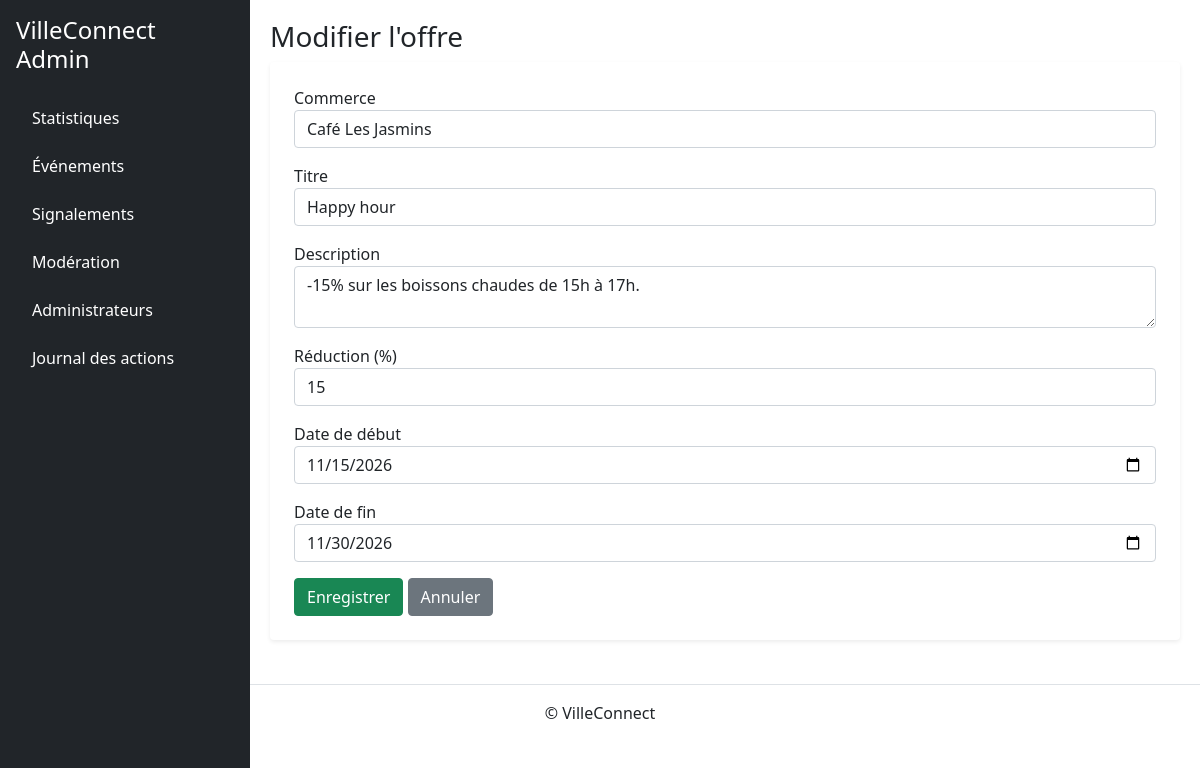
/Views/back/edit_offre.php?id=2, run on the app's committed database.
### tables this page shows
CREATE TABLE Offre (
    id INT AUTO_INCREMENT PRIMARY KEY,
    commerce_id INT NOT NULL,
    titre VARCHAR(255) NOT NULL,
    description TEXT,
    reduction TINYINT UNSIGNED NOT NULL,
    date_debut DATE NOT NULL,
    date_fin DATE NOT NULL,
    FOREIGN KEY (commerce_id) REFERENCES Commerce(id) ON DELETE CASCADE
);

CREATE TABLE Commerce (
    id INT AUTO_INCREMENT PRIMARY KEY,
    nom VARCHAR(255) NOT NULL,
    description TEXT,
    adresse VARCHAR(255) NOT NULL,
    telephone VARCHAR(20) NOT NULL,
    categorie_id INT NOT NULL,
    FOREIGN KEY (categorie_id) REFERENCES CategorieCommerce(id)
);

### config.php (called while the page is built)
<?php
class config {
    private static $pdo = null;
    public static function getConnexion() {
        if (!isset(self::$pdo)) {
            try {
                self::$pdo = new PDO(
                    'mysql:host=localhost;dbname=villeconnect',
                    'root',
                    '',
                    [PDO::ATTR_ERRMODE => PDO::ERRMODE_EXCEPTION, PDO::ATTR_DEFAULT_FETCH_MODE => PDO::FETCH_ASSOC]
                );
            } catch (Exception $e) {
                die('Une erreur de connexion à la base de données est survenue.');
            }
        }
        return self::$pdo;
    }
}
?>

### Controllers/OffreC.php (called while the page is built, shortened)
<?php
require_once __DIR__ . '/../config.php';
class OffreC {
    function getOffre($id) {
        $q = config::getConnexion()->prepare("SELECT * FROM Offre WHERE id = ?");
        $q->execute([$id]);
        return $q->fetch();
    }
    function getCommerces() {
        return config::getConnexion()->query("SELECT id, nom FROM Commerce ORDER BY nom")->fetchAll();
    }
}
?>

### Views/back/partials/form_offre.php (the view, shortened to what this page needs)
<form method="POST" class="p-4 bg-white rounded shadow-sm">
    <div class="mb-3">
        <label>Commerce</label>
        <select name="commerce_id" class="form-control" required>
            <?php foreach ($commerces as $c): ?>
                <option value="<?= (int)$c['id'] ?>" <?= (int)$d['commerce_id'] === (int)$c['id'] ? 'selected' : '' ?>><?= htmlspecialchars($c['nom']) ?></option>
            <?php endforeach; ?>
        </select>
    </div>
    <div class="mb-3"><label>Titre</label><input type="text" name="titre" class="form-control" maxlength="255" value="<?= htmlspecialchars($d['titre']) ?>" required></div>
    <div class="mb-3"><label>Description</label><textarea name="description" class="form-control"><?= htmlspecialchars($d['description'] ?? '') ?></textarea></div>
    <div class="mb-3"><label>Réduction (%)</label><input type="number" name="reduction" class="form-control" min="1" max="100" value="<?= htmlspecialchars((string)$d['reduction']) ?>" required></div>
    <div class="mb-3"><label>Date de début</label><input type="date" name="date_debut" class="form-control" value="<?= htmlspecialchars($d['date_debut']) ?>" required></div>
    <div class="mb-3"><label>Date de fin</label><input type="date" name="date_fin" class="form-control" value="<?= htmlspecialchars($d['date_fin']) ?>" required></div>
    <button type="submit" class="btn btn-success">Enregistrer</button>
    <a href="admin_offres.php" class="btn btn-secondary">Annuler</a>
</form>

### data on the page
offre: commerce_id "Café Les Jasmins", titre "Happy hour", description "-15% sur les boissons chaudes de 15h à 17h.", reduction "15", date_debut "11/15/2026", date_fin "11/30/2026"

### other printed values
$item['texte'] "Statistiques"
$item['texte'] "Événements"
$item['texte'] "Signalements"
$item['texte'] "Modération"
$item['texte'] "Administrateurs"
$item['texte'] "Journal des actions"
